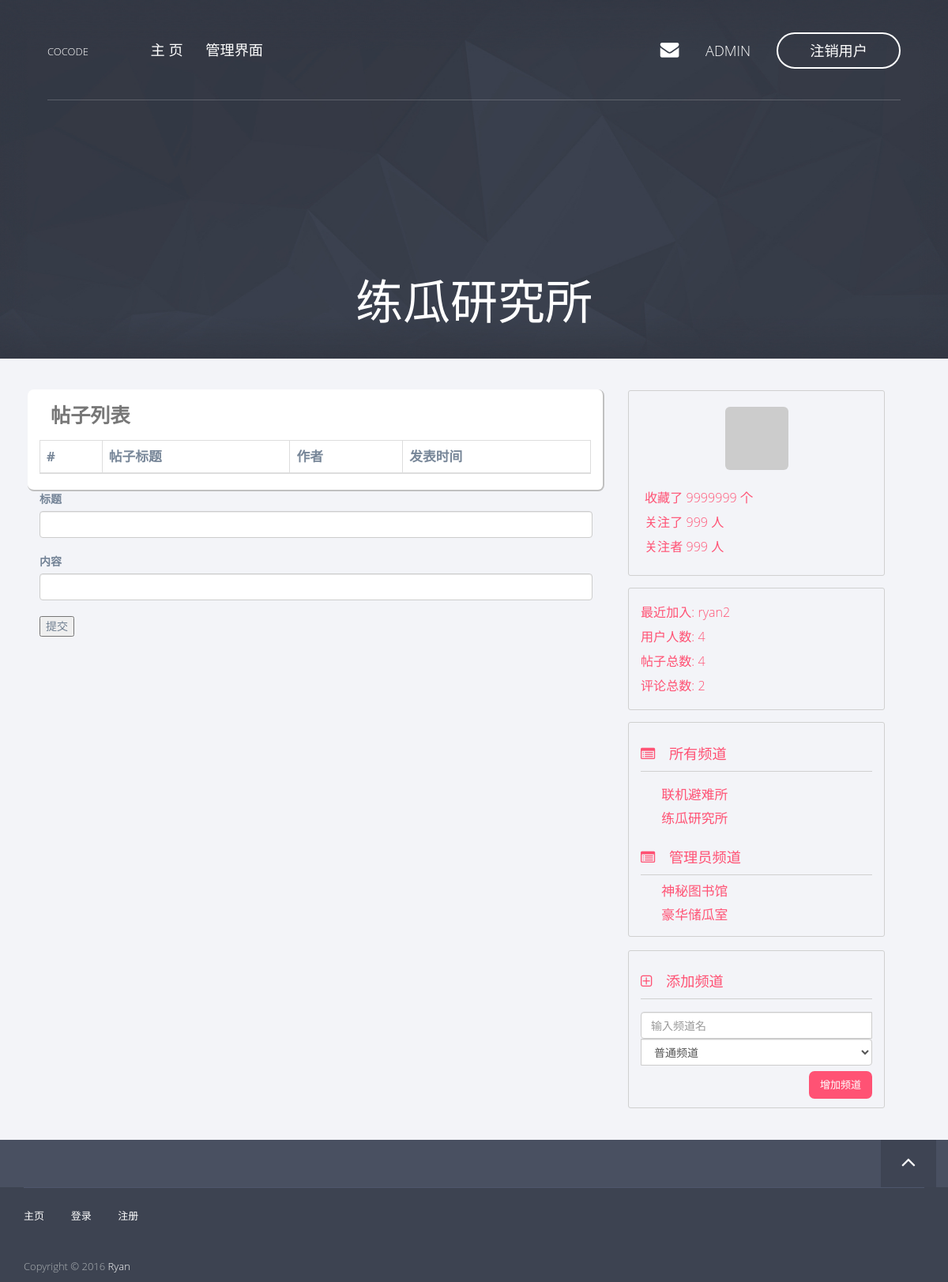
The page /channel/2 (signed in) on the database as committed earlier.
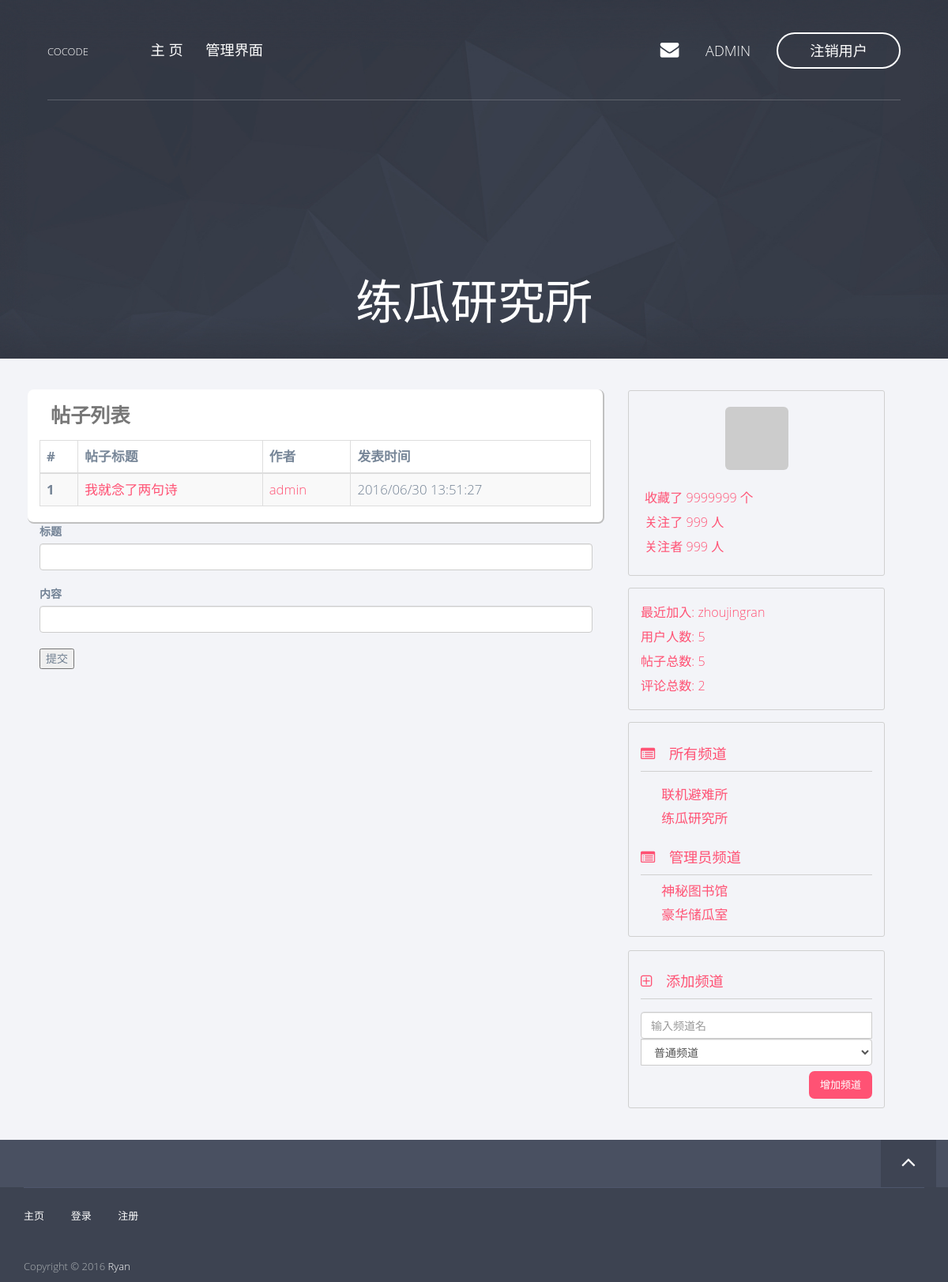
The same page on the database as committed later.
### app/models/user.py (models this page shows, shortened)
class User(db.Model, Model):
    __tablename__ = 'users'
    id = db.Column(db.Integer, primary_key=True)
    username = db.Column(db.String(), unique=True)
    password_hash = db.Column(db.String())
    email = db.Column(db.String(), unique=True)
    avatar_hash = db.Column(db.String())
    created_time = db.Column(db.Integer, default=0)
    role_id = db.Column(db.Integer, db.ForeignKey('roles.id'))
    posts = db.relationship('Post', backref='author')
    comments = db.relationship('Comment', backref='author')
    @property
    def password(self):
        raise AttributeError('password is not readable')
    def is_admin(self):
        return self.role.permissions == 0xff
    def gravatar(self, size=100, default='identicon', rating='g'):
        from flask import request
        gravatar_url = 'secure.gravatar.com/avatar'
        if request.is_secure:
            url = 'https://' + gravatar_url
        else:
            url = 'http://' + gravatar_url
        hash = self.avatar_hash or md5(self.email.encode('utf-8')).hexdigest()
        return '{url}/{hash}?s={size}&d={default}&r={rating}'.format(url=url,
                                                                     hash=hash,
                                                                     size=size,
                                                                     default=default,
                                                                     rating=rating)

### app/models/channel.py (models this page shows, shortened)
class Channel(db.Model, Model):
    __tablename__ = 'channels'
    id = db.Column(db.Integer, primary_key=True)
    name = db.Column(db.String(), default=ChannelPermission.NORMAL[0])
    permission = db.Column(db.Integer)
    created_time = db.Column(db.Integer, default=0)
    posts = db.relationship('Post', backref='channel')
    def is_admin(self):
        return self.permission == ChannelPermission.ADMIN[0]

### app/models/post.py (models this page shows, shortened)
class Post(db.Model, Model):
    __tablename__ = 'posts'
    id = db.Column(db.Integer, primary_key=True)
    title = db.Column(db.String())
    content = db.Column(db.String())
    created_time = db.Column(db.Integer, default=0)
    channel_id = db.Column(db.Integer, db.ForeignKey('channels.id'))
    user_id = db.Column(db.Integer, db.ForeignKey('users.id'))
    comments = db.relationship('Comment', backref='post')

### app/views.py (the view)
@app.route('/channel/<int:id>')
def channel_view(id):
    channel = Channel.query.get(id)
    posts = channel.posts
    posts.sort(key=lambda p: p.created_time, reverse=True)
    return render_template('channel.html',
                           channel=channel,
                           posts=posts)

### app/context_processers.py (called while the page is built)
@app.context_processor
def current_user_processor():
    return dict(current_user=current_user())

@app.context_processor
def channel_processor():
    channels = Channel.query.all()
    permissions = [
        ChannelPermission.NORMAL,
        ChannelPermission.ADMIN,
    ]
    dic = {
        'channels': channels,
        'permissions': permissions,
    }
    return dict(**dic)

@app.context_processor
def user_processor():
    user_count = User.query.count()
    new_user = User.query.order_by(User.created_time.desc()).first()
    return dict(new_user=new_user,
                user_count=user_count)

@app.context_processor
def post_processor():
    post_count = Post.query.count()
    return dict(post_count=post_count)

@app.context_processor
def comment_processor():
    comment_count = Comment.query.count()
    return dict(comment_count=comment_count)

### app/filters.py (called while the page is built)
@app.template_filter('format_time')
def format_time(timestamp):
    format = '%Y/%m/%d %H:%M:%S'
    t = time.localtime(timestamp)
    ft = time.strftime(format, t)
    return ft

### app/models/user.py (called while the page is built)
def current_user():
    id = session.get('user_key', None)
    user = None
    if id is not None:
        user = User.query.get(id)
    return user

### app/templates/channel.html (shortened to what this page needs)
{% extends 'base8-4.html' %}
{% block page_content %}
    <div class="col-md-12 post-table">
        <table class="table table-striped table-hover table-bordered">
            <caption>帖子列表</caption>
            <thead>
                <tr>
                    <th>#</th>
                    <th>帖子标题</th>
                    <th>作者</th>
                    <th>发表时间</th>
                </tr>
            </thead>
            <tbody>
                {% for p in posts %}
                <tr>
                    <th>1</th>
                    <td><a href="/post/{{ p.id }}">{{ p.title }}</a></td>
                    <td><a href="/profile/{{ p.author.username }}">{{ p.author.username }}</a></td>
                    <td>{{ p.created_time | format_time }}</td>
                </tr>
                {% endfor %}
            </tbody>
        </table>
    </div>
        <div class="col-md-12">
        {% if current_user is not none %}
        <form class="pure-form" action="{{ channel.id }}/add_post" method="POST">
            <label for="title">标题</label>
            <br>
            <input name="title" class="form-control" />
            <br>
            <label for="content">内容</label>
            <br>
            <input name="content" class="form-control" />
            <br>
            <button class="pure-button pure-button-primary">提交</button>
        </form>
        {% endif %}
    </div>
{% endblock %}
{% block header %}
    <div class="hero-content text-center">
        <h1>{{ channel.name }}</h1>
    </div>
{% endblock %}

### app/templates/_bbs_info.html
<div class="col-md-10 forum-info">
    <div class="forum-info-item">最近加入: <a href="/profile/{{ new_user.username }}">{{ new_user.username }}</a></div>
    <div class="forum-info-item">用户人数: {{ user_count }}</div>
    <div class="forum-info-item">帖子总数: {{ post_count }} </div>
    <div class="forum-info-item">评论总数: {{ comment_count }} </div>
</div>

### app/templates/_channels.html
<div class="col-md-10 channel-list">
    <div class="channel-list-caption">
        <i class="fa fa-list-alt"></i> 所有频道
    </div>
    <div class="channel-list-items">
        {% for c in channels %}
        {% if not c.is_admin() %}
            <div class="channel-list-item">
                <a href="/channel/{{ c.id }}">{{ c.name }}</a>
            </div>
        {% endif %}
        {% endfor %}
    </div>
    {% if current_user is not none and current_user.is_admin() %}
        <div class="channel-list-caption">
            <i class="fa fa-list-alt"></i> 管理员频道
        </div>
        {% for c in channels %}
        {% if c.is_admin() %}
            <div class="channel-list-item">
                <a href="/channel/{{ c.id }}">{{ c.name }}</a>
            </div>
        {% endif %}
        {% endfor %}
    {% endif %}
</div>
{% if current_user is not none and current_user.is_admin() %}
<div class="col-md-10 channel-list add-channel">
    <div class="channel-list-caption">
        <i class="fa fa-plus-square-o"></i> 添加频道
    </div>
    <div class="channel-add">
        <form class="form-inline" action="/admin/add_channel" method="POST">
            <div class="form-group">
                <div class="input-group">
                    <input type="text" class="form-control" name="name" placeholder="输入频道名">
                    <select class="form-control" name="permission">
                        {% for p in permissions %}
                        <option value="{{ p[0] }}">{{ p[1] }}</option>
                        {% endfor %}
                    </select>
                </div>
            </div>
          <button type="submit" class="btn btn-fill btn-middle add-channel-btn">增加频道</button>
        </form>
    </div>
</div>
{% endif %}

Rows that differ between the two databases and show on the page:
no longer on this page (row unchanged): User: username "ryan2"
added Post: title "我就念了两句诗", author.username "admin", created_time "2016/06/30 13:51:27"
added User: username "zhoujingran"
Other text that changed with them:
{{ user_count }}: "4" → "5"
{{ post_count }}: "4" → "5"
